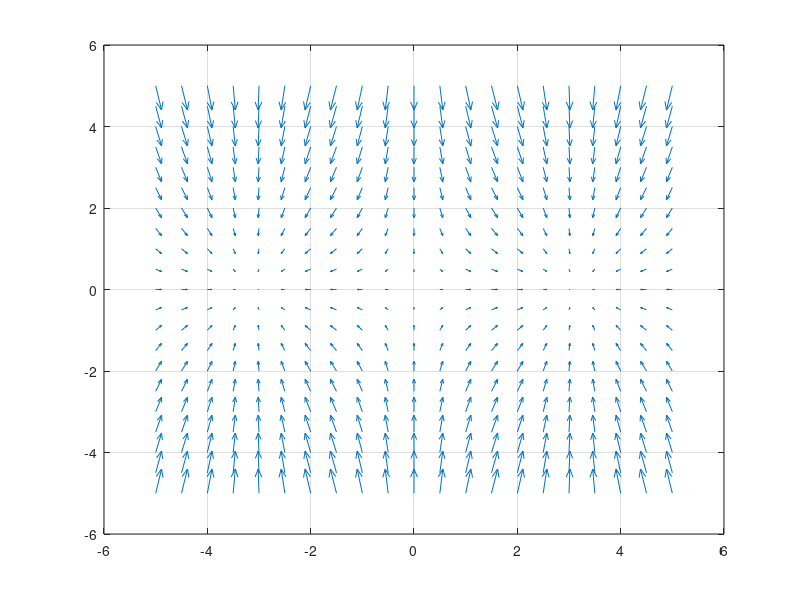

MATLAB code for this plot:
close all; clear all; clc; %limpiando

%% Graficando Campo Vectorial
figure(1)   %Figura 1
%Crea un espacio punteado en un intervalo deseado
[x,y] = meshgrid(-5:0.5:5);
m = sin(x); %Componente m
n = -y; %Componente n
%Grafica un vectores en forma de flecha con conponentes (m,n) en los puntos
%(x,y)
quiver(x,y,m,n)
hold on
grid on

%% Imprimiendo Figuras
% print -f1  -depsc CampoVec.eps